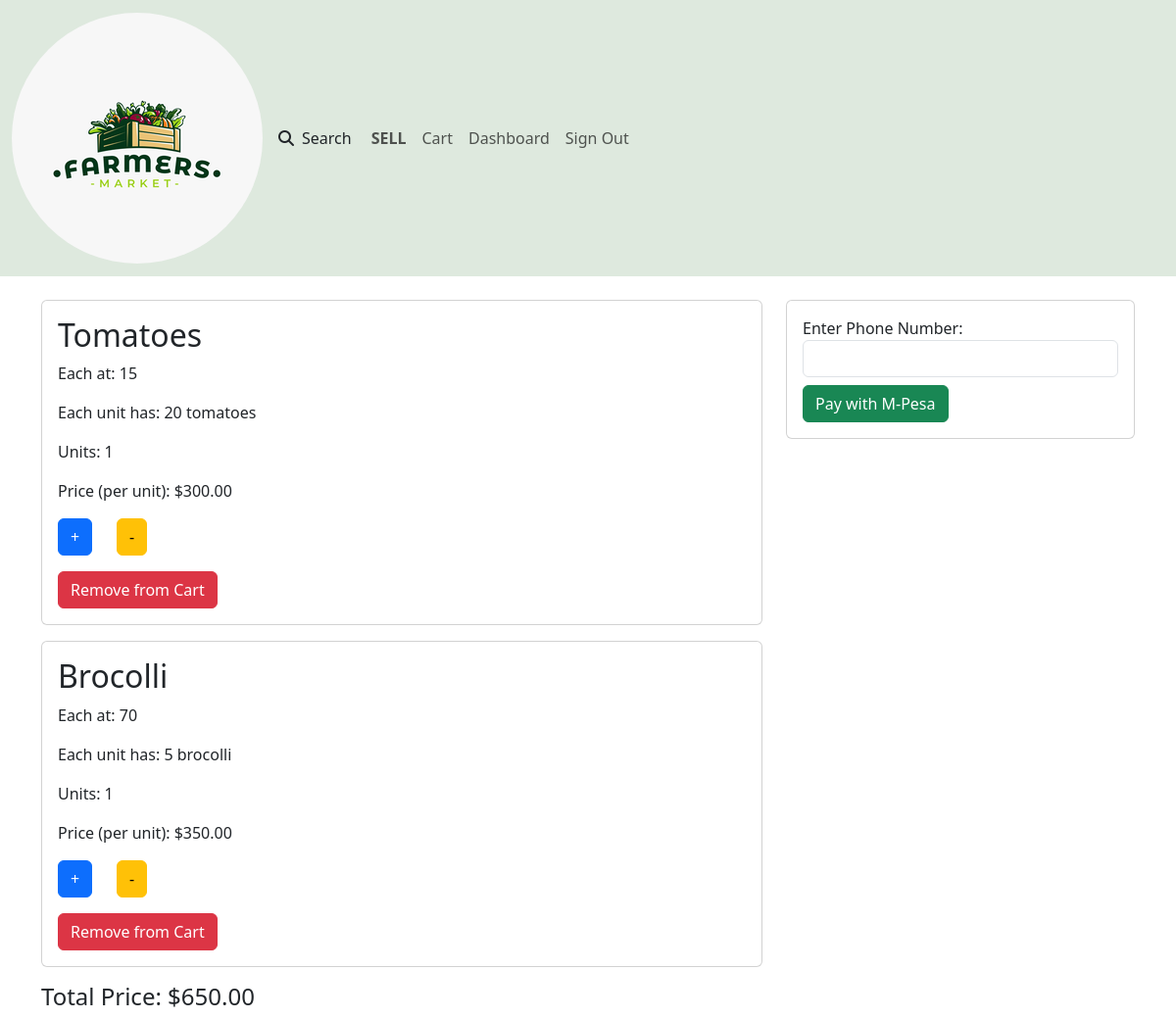
The page /cart/cart_detail (signed in) on the database its author committed.
### cart/models.py (models this page shows, shortened)
class Cart(models.Model):
    user = models.ForeignKey(User, on_delete=models.CASCADE)
    product = models.ForeignKey(Product, on_delete=models.CASCADE)
    units =models.IntegerField(default=1)
    total_price = models.DecimalField(max_digits=10, decimal_places=2, blank=True, null=True)

### product/models.py (models this page shows, shortened)
class Product(models.Model):
    CATEGORIES = (
        ("Vegetables", "Vegetables"),
        ("Fruits", "Fruits"),
        ("Meat & Poultry", "Meat & Poultry")
    )
    owner = models.ForeignKey(User, on_delete=models.CASCADE)
    name = models.CharField(max_length=30)
    category = models.CharField(max_length=25, default="Select a category", choices=CATEGORIES)
    quantity = models.IntegerField(default=5)
    description = models.CharField(max_length=200)
    image = models.ImageField(upload_to="products")
    price = models.IntegerField()
    location = models.CharField(max_length=50)
    unit_price = models.DecimalField(max_digits=10, decimal_places=2, blank=True, null=True)

### cart/views.py (the view)
# urls.py: path("cart_detail", views.cart_detail, name='cart_detail'),
@login_required
def cart_detail(request):
    cart_items = Cart.objects.filter(user=request.user)
    total_price = sum(item.units * item.product.unit_price for item in cart_items)
    context = {
        'cart_items': cart_items,
        'total_price': total_price
    }
    return render(request, "cart/cart_detail.html", context)

### cart/templates/cart/cart_detail.html (shortened to what this page needs)
{% extends 'Account/base.html' %}
{% block content %}
<div class="container mt-4">
    <div class="row">
        <div class="col-md-8">
            {% for item in cart_items %}
            <div class="card mb-3">
                <div class="card-body">
                    <h2 class="card-title text-capitalize">{{ item.product.name }}</h2>
                    <p class="card-text">Each at: {{ item.product.price }} </p>
                    <p class="card-text">Each unit has: {{ item.product.quantity }} {{ item.product.name }}</p>
                    <p class="card-text">Units: {{ item.units }}</p>
                    <p class="card-text">Price (per unit): ${{ item.product.unit_price }}</p>
                    <div class="row" style="max-width: 120px"  >
                        <div class="col">
                            <form method="post" action="{% url 'cart:increment_units' item.id %}">
                                <button type="submit" class="btn btn-primary">+</button>
                            </form>
                        </div>
                        <div class="col">
                            <form method="post" action="{% url 'cart:decrement_units' item.id %}">
                                <button type="submit" class="btn btn-warning">-</button>
                            </form>
                        </div>
                    </div>
                    <a href="{% url 'cart:removefromcart' item.id %}" class="btn btn-danger mt-3">Remove from Cart</a>
                </div>
            </div>
            {% endfor %}
            <h4>Total Price: ${{ total_price }}</h4>
        </div>
        <div class="col-md-4">
            <div class="card">
                <div class="card-body">
                    <form method="post" action="{% url 'cart:mpesa_pay' request.user.id %}">
                        <div class="form-group">
                            <label for="phone_number">Enter Phone Number:</label>
                            <input type="text" name="phone_number" id="phone_number" class="form-control" required>
                        </div>
                        <button type="submit" class="btn btn-success mt-2">Pay with M-Pesa</button>
                    </form>
                </div>
            </div>
        </div>
    </div>
</div>
{% endblock %}

### rows shown on the page
Cart: product.name "Tomatoes", product.price "15", product.quantity "20", product.name "tomatoes", units "1", product.unit_price "300.00"
Cart: product.name "Brocolli", product.price "70", product.quantity "5", product.name "brocolli", units "1", product.unit_price "350.00"

### other values the page prints
{{ total_price }} "650.00"
